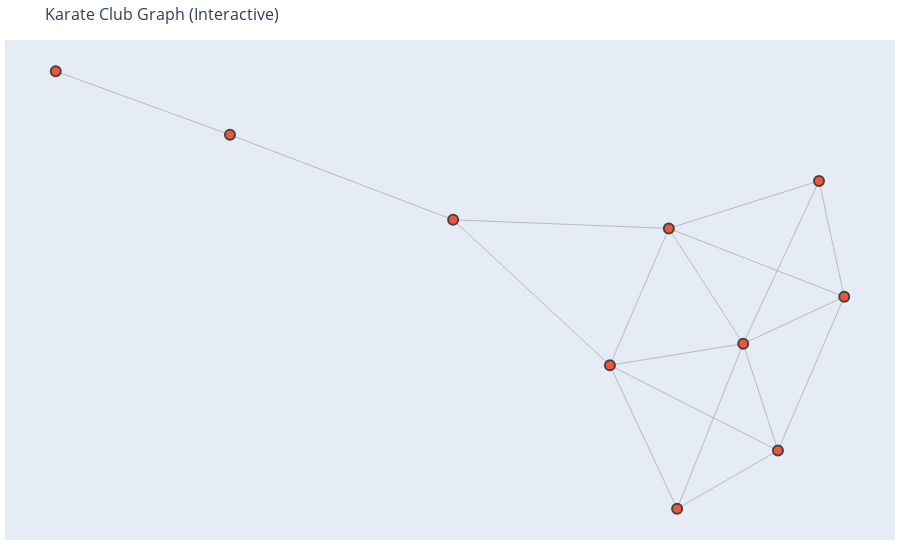

The cell this chart's notebook holds for it:
### Markdown cell above
## Use other Python libraries to plot graphs

### plotly

`plotly` is a powerful library for generating interactive visualizations.

### Code cell
# pip install plotly # if you haven't installed plotly yet

import plotly.graph_objects as go

# Generate positions for the nodes using the spring layout algorithm
pos = nx.spring_layout(g)
# pos = nx.circular_layout(g)

# Update node positions in the graph
for node in g.nodes():
    g.nodes[node]['pos'] = pos[node]

# Create edge traces
edge_x = []
edge_y = []
for edge in g.edges():
    x0, y0 = g.nodes[edge[0]]['pos']
    x1, y1 = g.nodes[edge[1]]['pos']
    edge_x.extend([x0, x1, None])
    edge_y.extend([y0, y1, None])

edge_trace = go.Scatter(
    x=edge_x, y=edge_y,
    line=dict(width=0.5, color='#888'),
    hoverinfo='none',
    mode='lines')

# Create node traces
node_x = []
node_y = []
for node in g.nodes():
    x, y = g.nodes[node]['pos']
    node_x.append(x)
    node_y.append(y)

node_trace = go.Scatter(
    x=node_x, y=node_y,
    mode='markers',
    hoverinfo='text',
    marker=dict(showscale=False, colorscale='YlGnBu', size=10, line_width=2))

# Create figure
fig = go.Figure(data=[edge_trace, node_trace],
                layout=go.Layout(
                    title='Karate Club Graph (Interactive)',
                    titlefont_size=16,
                    showlegend=False,
                    hovermode='closest',
                    margin=dict(b=20, l=5, r=5, t=40),
                    xaxis=dict(showgrid=False, zeroline=False, showticklabels=False),
                    yaxis=dict(showgrid=False, zeroline=False, showticklabels=False),
                    dragmode='lasso',  # Enable node dragging
                ))

# Show figure
fig.show()

### Figure 1 — Plotly figure (JSON) as saved in the notebook; plotly's stock layout.template omitted (floating-point values rounded to 4 significant figures)
{"data": [{"hoverinfo": "none", "line": {"color": "#888", "width": 0.5}, "mode": "lines", "type": "scatter", "x": [0.4817, 0.3571, null, 0.4817, 0.4343, null, 0.4817, 0.2918, null, 0.4817, 0.152, null, 0.3571, 0.2918, null, 0.3571, 0.1677, null, 0.3571, 0.04136, null, 0.4343, 0.2918, null, 0.4343, 0.152, null, 0.2918, 0.1677, null, 0.2918, 0.152, null, 0.2918, 0.04136, null, 0.1677, 0.04136, null, 0.152, 0.04136, null, 0.152, -0.2533, null, 0.04136, -0.2533, null, -0.2533, -0.6726, null, -0.6726, -1, null], "y": [-0.03078, -0.3144, null, -0.03078, 0.1826, null, -0.03078, -0.1174, null, -0.03078, 0.09513, null, -0.3144, -0.1174, null, -0.3144, -0.4216, null, -0.3144, -0.1571, null, 0.1826, -0.1174, null, 0.1826, 0.09513, null, -0.1174, -0.4216, null, -0.1174, 0.09513, null, -0.1174, -0.1571, null, -0.4216, -0.1571, null, 0.09513, -0.1571, null, 0.09513, 0.111, null, -0.1571, 0.111, null, 0.111, 0.2677, null, 0.2677, 0.3848, null]}, {"hoverinfo": "text", "marker": {"colorscale": [[0, "rgb(255,255,217)"], [0.125, "rgb(237,248,177)"], [0.25, "rgb(199,233,180)"], [0.375, "rgb(127,205,187)"], [0.5, "rgb(65,182,196)"], [0.625, "rgb(29,145,192)"], [0.75, "rgb(34,94,168)"], [0.875, "rgb(37,52,148)"], [1, "rgb(8,29,88)"]], "line": {"width": 2}, "showscale": false, "size": 10}, "mode": "markers", "type": "scatter", "x": [0.4817, 0.3571, 0.4343, 0.2918, 0.1677, 0.152, 0.04136, -0.2533, -0.6726, -1], "y": [-0.03078, -0.3144, 0.1826, -0.1174, -0.4216, 0.09513, -0.1571, 0.111, 0.2677, 0.3848]}], "layout": {"dragmode": "lasso", "hovermode": "closest", "margin": {"b": 20, "l": 5, "r": 5, "t": 40}, "showlegend": false, "title": {"font": {"size": 16}, "text": "Karate Club Graph (Interactive)"}, "xaxis": {"showgrid": false, "showticklabels": false, "zeroline": false}, "yaxis": {"showgrid": false, "showticklabels": false, "zeroline": false}}}
